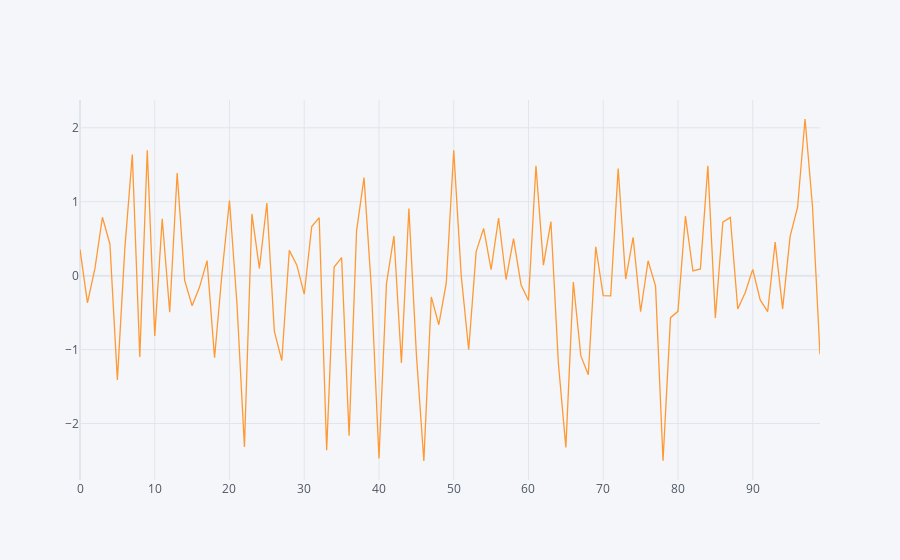

This figure's notebook cell:
### Code cell
df[["A"]].iplot()

### Figure 1 — Plotly figure (JSON) as saved in the notebook; plotly's stock layout.template omitted (floating-point values rounded to 4 significant figures)
{"data": [{"line": {"color": "rgba(255, 153, 51, 1.0)", "dash": "solid", "shape": "linear", "width": 1.3}, "mode": "lines", "name": "A", "text": "", "type": "scatter", "x": [0, 1, 2, 3, 4, 5, 6, 7, 8, 9, 10, 11, 12, 13, 14, 15, 16, 17, 18, 19, 20, 21, 22, 23, 24, 25, 26, 27, 28, 29, 30, 31, 32, 33, 34, 35, 36, 37, 38, 39, 40, 41, 42, 43, 44, 45, 46, 47, 48, 49, 50, 51, 52, 53, 54, 55, 56, 57, 58, 59, 60, 61, 62, 63, 64, 65, 66, 67, 68, 69, 70, 71, 72, 73, 74, 75, 76, 77, 78, 79, 80, 81, 82, 83, 84, 85, 86, 87, 88, 89, 90, 91, 92, 93, 94, 95, 96, 97, 98, 99], "y": [0.3539, -0.3679, 0.09692, 0.7899, 0.4282, -1.41, 0.3717, 1.638, -1.099, 1.697, -0.8161, 0.7692, -0.495, 1.388, -0.06374, -0.4082, -0.1518, 0.2025, -1.111, 0.0358, 1.017, -0.381, -2.319, 0.8347, 0.09586, 0.9822, -0.7504, -1.149, 0.3419, 0.1446, -0.2514, 0.6646, 0.7842, -2.361, 0.1165, 0.2433, -2.167, 0.6061, 1.326, -0.2056, -2.475, -0.1076, 0.5371, -1.181, 0.9093, -1.059, -2.507, -0.2885, -0.6641, -0.1029, 1.695, 0.003168, -1.002, 0.324, 0.6393, 0.08016, 0.7796, -0.05258, 0.5011, -0.1229, -0.3372, 1.485, 0.1416, 0.7318, -1.185, -2.323, -0.08637, -1.083, -1.34, 0.3906, -0.2697, -0.2747, 1.45, -0.04617, 0.5188, -0.4891, 0.2007, -0.1419, -2.504, -0.5687, -0.4835, 0.8057, 0.06271, 0.09083, 1.487, -0.5726, 0.7239, 0.7883, -0.4511, -0.2293, 0.08464, -0.3293, -0.4858, 0.453, -0.4496, 0.5299, 0.9252, 2.119, 0.9292, -1.065]}], "layout": {"legend": {"bgcolor": "#F5F6F9", "font": {"color": "#4D5663"}}, "paper_bgcolor": "#F5F6F9", "plot_bgcolor": "#F5F6F9", "title": {"font": {"color": "#4D5663"}}, "xaxis": {"gridcolor": "#E1E5ED", "showgrid": true, "tickfont": {"color": "#4D5663"}, "title": {"font": {"color": "#4D5663"}, "text": ""}, "zerolinecolor": "#E1E5ED"}, "yaxis": {"gridcolor": "#E1E5ED", "showgrid": true, "tickfont": {"color": "#4D5663"}, "title": {"font": {"color": "#4D5663"}, "text": ""}, "zerolinecolor": "#E1E5ED"}}}
